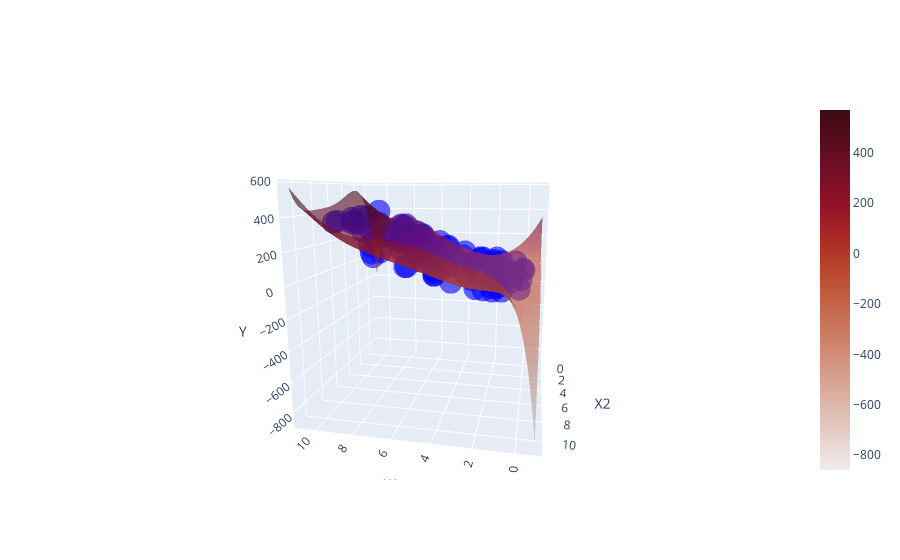

Notebook cell for this chart:
### Code cell
# Criando a matriz de features polinomiais
poly = pp.PolynomialFeatures(degree=8, include_bias=True)
X_poly = poly.fit_transform(X)
# Treinando o modelo de regressão polinomial
model = lm.LinearRegression()
model.fit(X_poly, y)
# Gerando pontos na malha para plotar a superfície de decisão
x1_min, x1_max = X[:, 0].min() - 1, X[:, 0].max() + 1
x2_min, x2_max = X[:, 1].min() - 1, X[:, 1].max() + 1
x1_mesh, x2_mesh = np.meshgrid(np.arange(x1_min, x1_max, 0.1),
np.arange(x2_min, x2_max, 0.1))
X_mesh = np.column_stack([x1_mesh.ravel(), x2_mesh.ravel()])
X_mesh_poly = poly.transform(X_mesh)
y_mesh = model.predict(X_mesh_poly)
y_mesh = y_mesh.reshape(x1_mesh.shape)
# Criando o gráfico 3D
fig = go.Figure(data=[
go.Scatter3d(x=X[:, 0], y=X[:, 1], z=y, mode='markers', marker=dict(color='blue', opacity=0.6), name='Dados'),
go.Surface(x=x1_mesh, y=x2_mesh, z=y_mesh, colorscale='amp', opacity=0.6, name='Superfície de Decisão')
])
# Configurando o layout do gráfico
fig.update_layout(scene=dict(
xaxis_title='X1',
yaxis_title='X2',
zaxis_title='Y',
aspectmode='auto'
))
# Exibindo o

### Figure 1 — Plotly figure (JSON) as saved in the notebook; plotly's stock layout.template omitted (floating-point values rounded to 4 significant figures; data arrays with more than 128 entries replaced by an {"elided": "..."} marker saying what was removed)
{"data": [{"marker": {"color": "blue", "opacity": 0.6}, "mode": "markers", "name": "Dados", "type": "scatter3d", "x": [5.488, 6.028, 4.237, 4.376, 9.637, 7.917, 5.68, 0.7104, 0.2022, 7.782, 9.786, 4.615, 1.183, 1.434, 5.218, 2.646, 4.562, 0.1879, 6.121, 9.437, 3.595, 6.976, 6.668, 2.104, 3.154, 5.702, 9.884, 2.089, 6.531, 4.663, 1.59, 6.563, 1.966, 8.21, 8.379, 9.765, 9.768, 7.393, 2.828, 2.961, 3.18, 0.6415, 5.666, 5.232, 5.759, 3.186, 1.318, 2.894, 5.865, 8.289, 6.778, 7.352, 2.488, 5.92, 2.231, 4.471, 6.995, 8.138, 8.811, 8.817, 7.253, 9.561, 4.239, 0.1919, 6.602, 6.18, 1.355, 5.7, 5.743, 6.521, 8.965, 4.359, 8.062, 1.002, 7.142, 1.494, 1.625, 1.238, 8.073, 4.072, 6.974, 7.221, 9.755, 0.1171, 7.3, 5.21, 2.0, 7.937, 3.454, 7.044, 1.647, 5.772, 9.342, 5.356, 7.301, 3.982, 1.862, 7.396, 2.274, 0.5803], "y": [7.152, 5.449, 6.459, 8.918, 3.834, 5.289, 9.256, 0.8713, 8.326, 8.7, 7.992, 7.805, 6.399, 9.447, 4.147, 7.742, 5.684, 6.176, 6.169, 6.818, 4.37, 0.6023, 6.706, 1.289, 3.637, 4.386, 1.02, 1.613, 2.533, 2.444, 1.104, 1.382, 3.687, 0.971, 0.961, 4.687, 6.048, 0.3919, 1.202, 1.187, 4.143, 6.925, 2.654, 0.9394, 9.293, 6.674, 7.163, 1.832, 0.2011, 0.04695, 2.7, 9.622, 5.762, 5.723, 9.527, 8.464, 2.974, 3.965, 5.813, 6.925, 5.013, 6.44, 6.064, 3.016, 2.901, 4.288, 2.983, 5.909, 6.532, 4.314, 3.676, 8.919, 7.039, 9.195, 9.988, 8.681, 6.156, 8.48, 5.691, 0.6917, 4.535, 8.664, 8.558, 3.6, 1.716, 0.5434, 0.1852, 2.239, 9.281, 0.3184, 6.215, 2.379, 6.14, 5.899, 3.119, 2.098, 9.444, 4.905, 2.544, 4.344], "z": [103.3, 128.8, 52.12, 50.96, 361.0, 240.7, 105.2, 1.58, -25.27, 219.8, 359.1, 60.68, -9.226, -17.49, 100.3, 7.406, 69.89, -17.69, 131.3, 339.2, 38.98, 193.5, 158.8, 15.87, 30.18, 116.1, 388.4, 10.17, 166.3, 78.44, 6.589, 170.3, 4.917, 271.8, 277.4, 369.9, 365.4, 217.1, 31.43, 33.17, 31.56, -15.48, 126.8, 111.4, 106.1, 22.09, -10.34, 31.32, 140.3, 273.5, 177.6, 187.9, 10.03, 124.8, -4.856, 57.21, 190.4, 254.1, 293.2, 291.4, 197.3, 349.1, 60.19, -6.984, 165.7, 141.2, -0.5344, 115.2, 111.3, 159.3, 312.8, 51.7, 239.7, -22.04, 173.2, -16.1, -6.991, -16.48, 243.3, 67.81, 185.9, 180.4, 357.8, -7.391, 208.7, 108.2, 17.18, 246.7, 21.25, 196.2, -3.49, 130.3, 331.1, 96.13, 206.9, 57.99, -12.18, 205.4, 16.44, -8.296]}, {"colorscale": [[0, "rgb(241, 236, 236)"], [0.09091, "rgb(230, 209, 203)"], [0.1818, "rgb(221, 182, 170)"], [0.2727, "rgb(213, 156, 137)"], [0.3636, "rgb(205, 129, 103)"], [0.4545, "rgb(196, 102, 73)"], [0.5455, "rgb(186, 74, 47)"], [0.6364, "rgb(172, 44, 36)"], [0.7273, "rgb(149, 19, 39)"], [0.8182, "rgb(120, 14, 40)"], [0.9091, "rgb(89, 13, 31)"], [1, "rgb(60, 9, 17)"]], "name": "Superfície de Decisão", "opacity": 0.6, "type": "surface", "x": {"elided": "120x118 float values"}, "y": {"elided": "120x118 float values"}, "z": {"elided": "120x118 float values"}}], "layout": {"autosize": true, "scene": {"aspectmode": "auto", "aspectratio": {"x": 1, "y": 1, "z": 1}, "camera": {"center": {"x": 0, "y": 0, "z": 0}, "eye": {"x": -0.4416, "y": 2.069, "z": 0.4591}, "projection": {"type": "perspective"}, "up": {"x": 0, "y": 0, "z": 1}}, "xaxis": {"title": {"text": "X1"}, "type": "linear"}, "yaxis": {"title": {"text": "X2"}, "type": "linear"}, "zaxis": {"title": {"text": "Y"}, "type": "linear"}}}}
